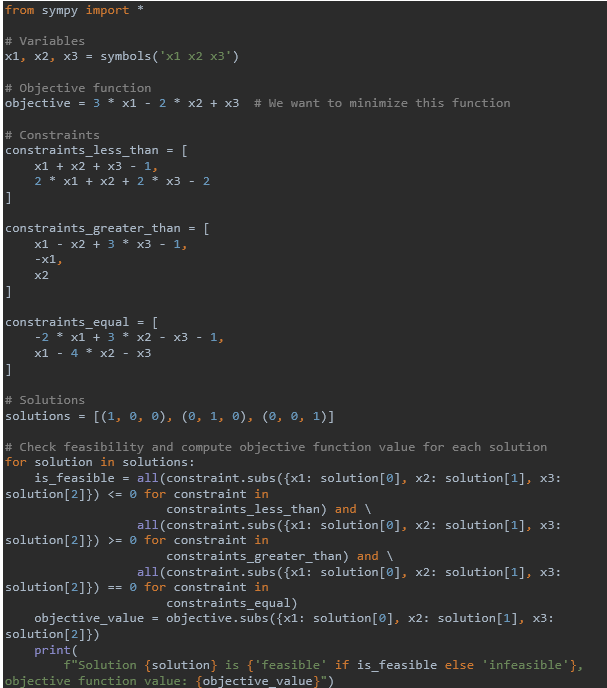
#> input picture code.png, 607 x 688 px, given in place of universitydegree.jpg, which was not available
$ python main.py
#> lines starting #> are read from the running program, lines starting #| are printed output that depends on the picture; pictures that were not available may be replaced by others from this repository, and a replacement may not be noted
from PIL import Image, ImageDraw, ImageFont, ImageOps


def create_vision_board(images, titles=None, tasks=None, output_file="vision_board.jpg"):
    # Constants for the board
#> called with output_file = 'vision_board.jpg'
    BOARD_WIDTH = 1920
    BOARD_HEIGHT = 1080
    SIDE_PANEL_WIDTH = 400
    TOTAL_WIDTH = BOARD_WIDTH + SIDE_PANEL_WIDTH
    GAP = 50  # Gap for the title

    # Create a blank gradient canvas
    board = Image.new('RGB', (TOTAL_WIDTH, BOARD_HEIGHT), 'black')
#> board: PIL image 2320x1080 RGB; every value is 0
    draw = ImageDraw.Draw(board)

    # Calculate size for each image based on the number of images
    single_image_width = BOARD_WIDTH // 3
    single_image_height = (BOARD_HEIGHT // 2) - GAP

    # Load fonts
    title_font = ImageFont.truetype("arial.ttf", size=20) if titles else None
    task_font = ImageFont.truetype("arial.ttf", size=14) if tasks else None

    positions = [(0, 0), (single_image_width, 0), (2 * single_image_width, 0),
                 (0, single_image_height + GAP), (single_image_width, single_image_height + GAP),
                 (2 * single_image_width, single_image_height + GAP)]

    for idx, image_path in enumerate(images):
        with Image.open(image_path) as img:
#> img is the input picture: PIL image 607x688 RGBA; mean R, G, B, A 48.7, 49, 49.2, 255
            img = img.resize((single_image_width, single_image_height))
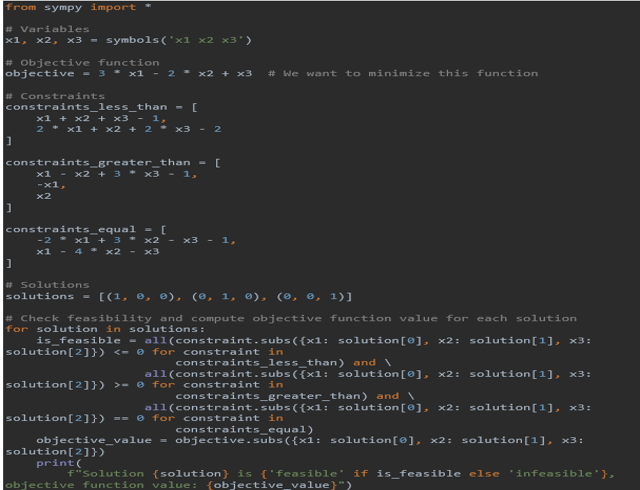
#> img: PIL image 640x490 RGBA; mean R, G, B, A 48.7, 49, 49.1, 255
            img = ImageOps.expand(img, border=5, fill='black')  # Add border to image
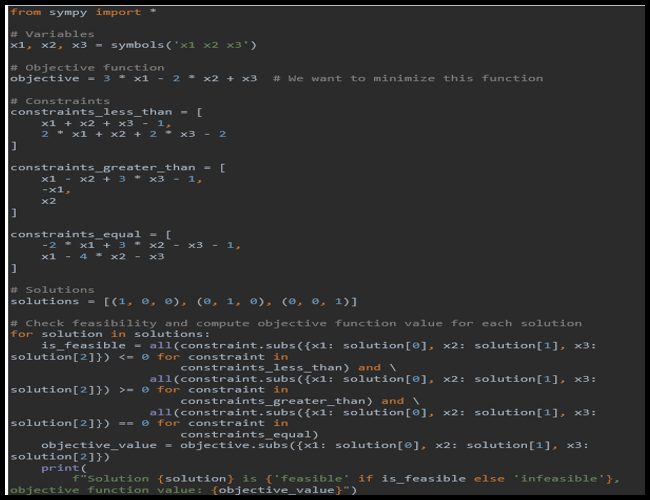
#> img: PIL image 650x500 RGBA; mean R, G, B, A 47, 47.2, 47.4, 255

            # Place the image on the canvas
            board.paste(img, positions[idx])
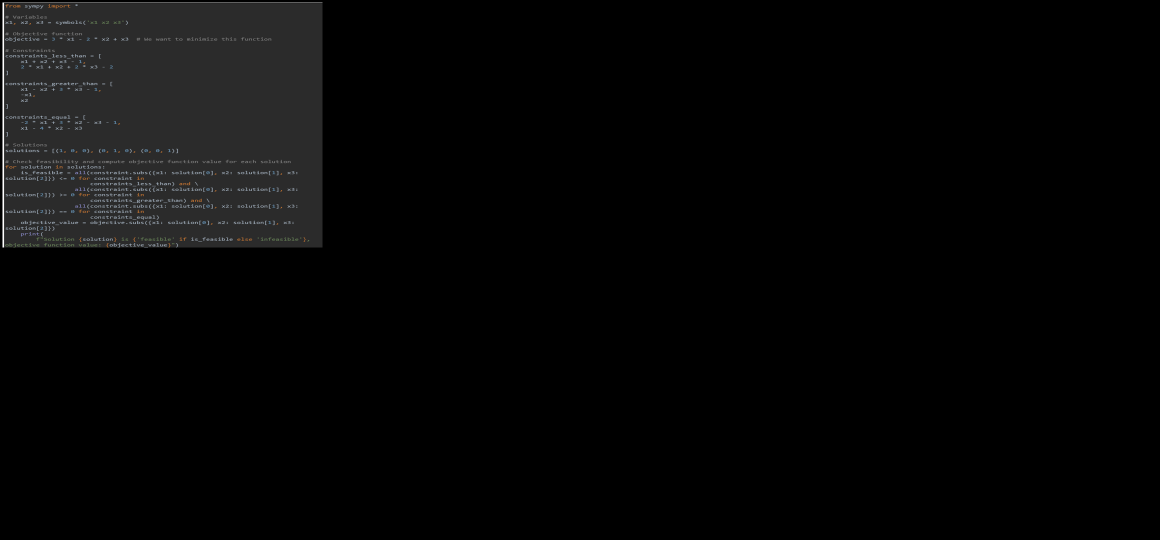
#> board: PIL image 2320x1080 RGB (shown at 1/2 size); mean R, G, B 6.1, 6.1, 6.1

            # Draw titles
            title_x = positions[idx][0] + (single_image_width // 2)
            title_y = positions[idx][1] + single_image_height + GAP // 4
            if titles:
                title_bbox = draw.textbbox((0, 0), titles[idx], font=title_font)
#> title_bbox = (0, 4, 279, 23)
                w = title_bbox[2] - title_bbox[0]
#> w = 279
                h = title_bbox[3] - title_bbox[1]
#> h = 19
                draw.text((title_x - w / 2, title_y), titles[idx], font=title_font, fill="white")
#> pass 2 of the loop in create_vision_board, `for idx, image_path in enumerate(images):`:
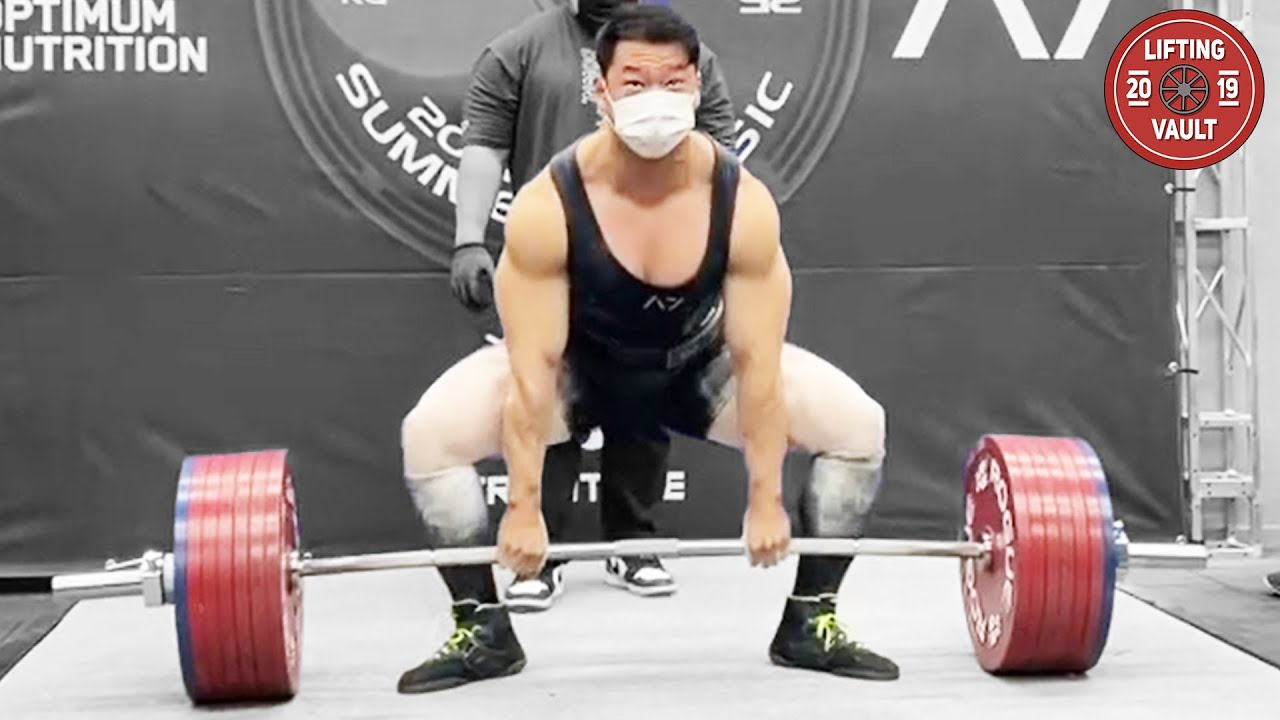
#> input picture keenanLee.jpg, 1280 x 720 px
#> in create_vision_board, img is the input picture: PIL image 1280x720 RGB; mean R, G, B 141.6, 132.2, 130
#> in create_vision_board, `img = ImageOps.expand(img, border=5, fill='black')`:
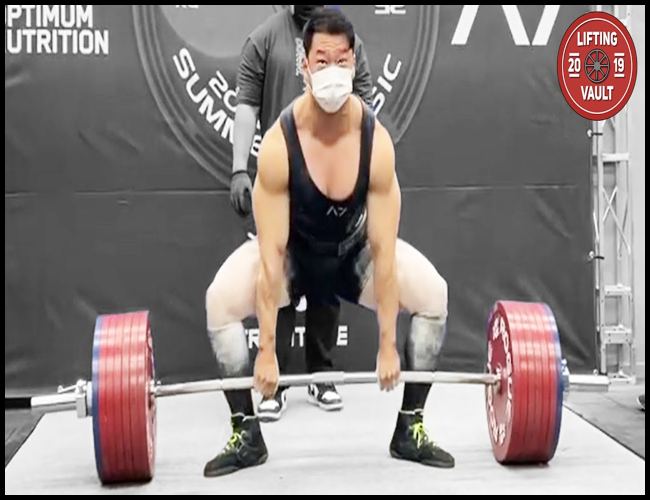
#> img: PIL image 650x500 RGB; mean R, G, B 136.6, 127.5, 125.5
#> in create_vision_board, `board.paste(img, positions[idx])`:
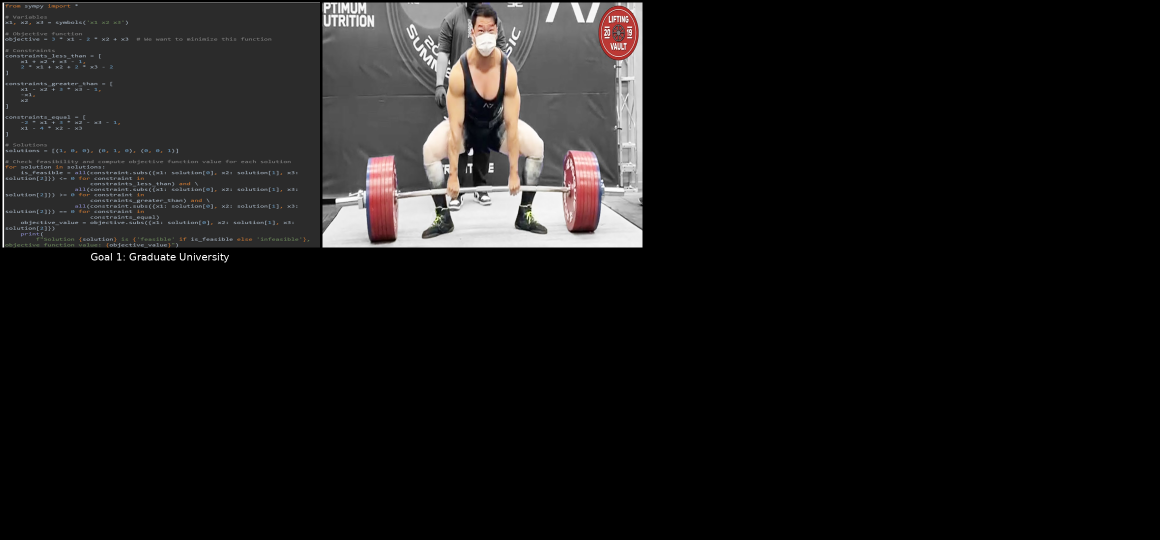
#> board: PIL image 2320x1080 RGB (shown at 1/2 size); mean R, G, B 23.9, 22.7, 22.5
#> title_bbox = (0, 4, 195, 23)
#> w = 195
#> pass 3 of the loop in create_vision_board, `for idx, image_path in enumerate(images):`:
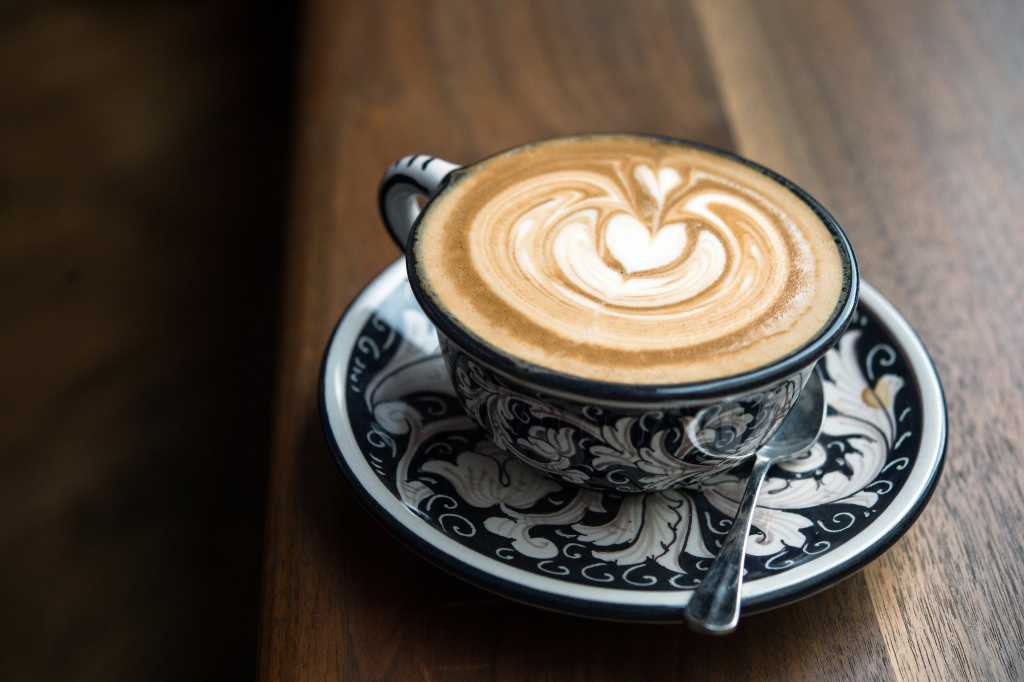
#> input picture cappucino.jpg, 2048 x 1363 px (shown at 1/2 size)
#> in create_vision_board, img is the input picture: PIL image 2048x1363 RGB; mean R, G, B 90.8, 80.3, 69.7
#> in create_vision_board, `img = ImageOps.expand(img, border=5, fill='black')`:
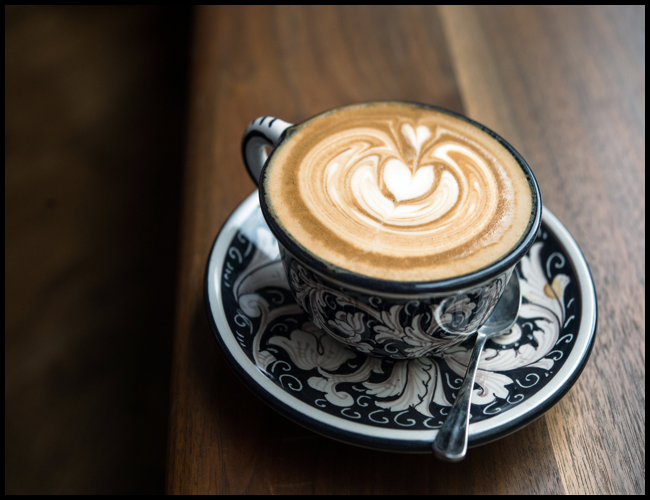
#> img: PIL image 650x500 RGB; mean R, G, B 87.6, 77.5, 67.2
#> in create_vision_board, `board.paste(img, positions[idx])`:
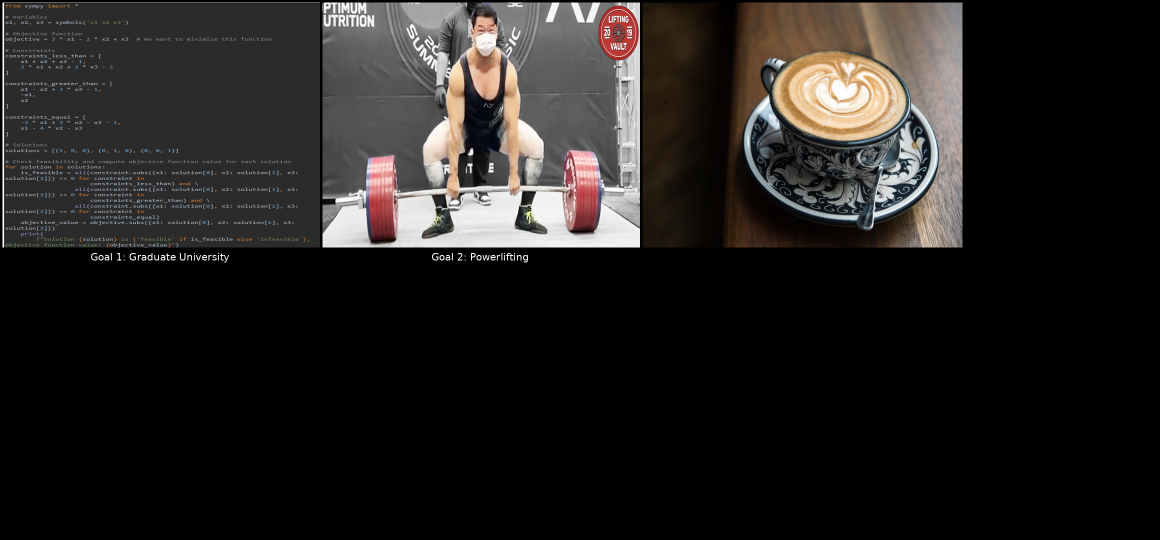
#> board: PIL image 2320x1080 RGB (shown at 1/2 size); mean R, G, B 35.1, 32.7, 31.1
#> title_bbox = (0, 4, 227, 23)
#> w = 227
#> the loop made 6 passes; the first 3 are shown

    # Draw tasks in the side panel
    if tasks:
        # Draw side panel title
        side_panel_title = "How do we get there?"
#> side_panel_title = 'How do we get there?'
        title_font_large = ImageFont.truetype("arial.ttf", size=30)
        title_bbox = draw.textbbox((0, 0), side_panel_title, font=title_font_large)
        w = title_bbox[2] - title_bbox[0]
        h = title_bbox[3] - title_bbox[1]
        title_x = BOARD_WIDTH + (SIDE_PANEL_WIDTH - w) // 2
        title_y = GAP // 2
        draw.text((title_x, title_y), side_panel_title, font=title_font_large, fill="white")

        task_y = title_y + h + GAP  # Adjust starting position for tasks after drawing the title

        for idx, task_list in enumerate(tasks):
            # Draw goal title in side panel
            title = titles[idx]
            title_bbox = draw.textbbox((0, 0), title, font=title_font)
            w = title_bbox[2] - title_bbox[0]
            h = title_bbox[3] - title_bbox[1]
            title_x = BOARD_WIDTH + (SIDE_PANEL_WIDTH - w) // 2
            draw.text((title_x, task_y), title, font=title_font, fill="white")
            task_y += h + 5

            # Draw tasks for the goal
            for task in task_list:
                task_bbox = draw.textbbox((0, 0), task, font=task_font)
                w = task_bbox[2] - task_bbox[0]
                h = task_bbox[3] - task_bbox[1]
                task_x = BOARD_WIDTH + (SIDE_PANEL_WIDTH - w) // 2
                draw.text((task_x, task_y), task, font=task_font, fill="white")
                task_y += h + 5

            # Add some space between tasks of different goals
            task_y += GAP

    board.save(output_file)
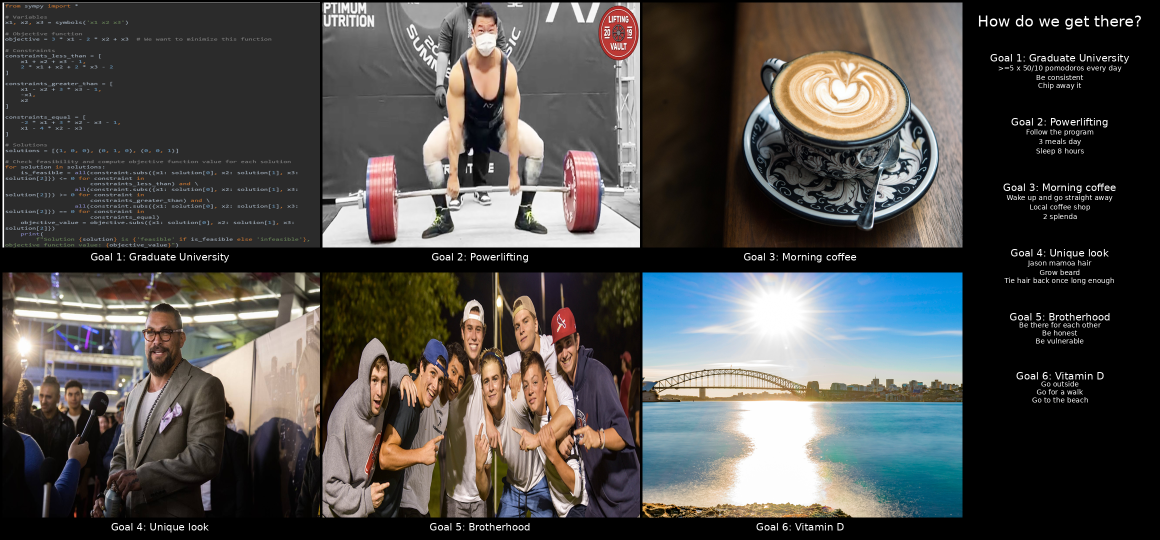
#> saved as vision_board.jpg: PIL image 2320x1080 RGB (shown at 1/2 size); mean R, G, B 79.7, 77.6, 75.1


# Usage
images = ["universitydegree.jpg", "keenanLee.jpg", "cappucino.jpg", "jasonmamoa.jpg", "brotherhood.jpg", "sunlight.jpg"]
titles = ["Goal 1: Graduate University", "Goal 2: Powerlifting",
          "Goal 3: Morning coffee", "Goal 4: Unique look",
          "Goal 5: Brotherhood", "Goal 6: Vitamin D"]
tasks = [
    [">=5 x 50/10 pomodoros every day", "Be consistent", "Chip away it"],
    ["Follow the program", "3 meals day", "Sleep 8 hours"],
    ["Wake up and go straight away", "Local coffee shop", "2 splenda"],
    ["Jason mamoa hair", "Grow beard", "Tie hair back once long enough"],
    ["Be there for each other", "Be honest", "Be vulnerable"],
    ["Go outside", "Go for a walk", "Go to the beach"]
]
create_vision_board(images, titles, tasks)
